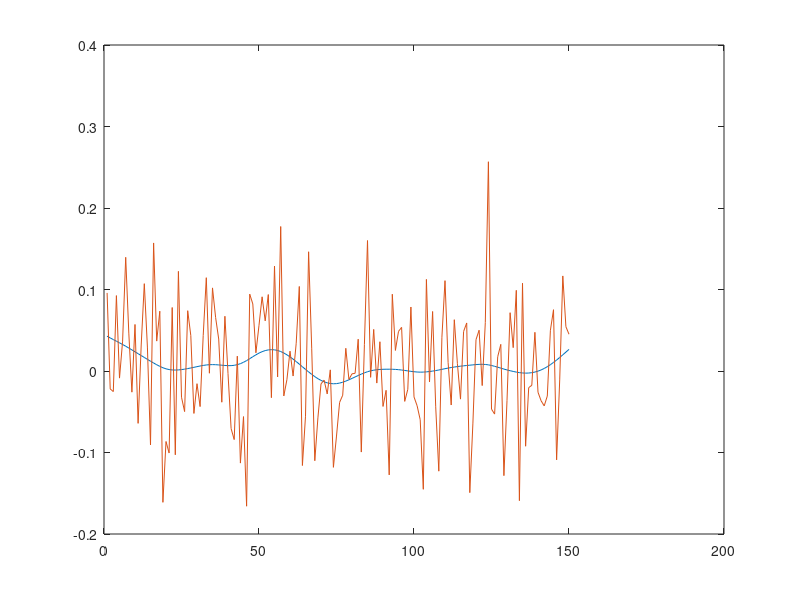
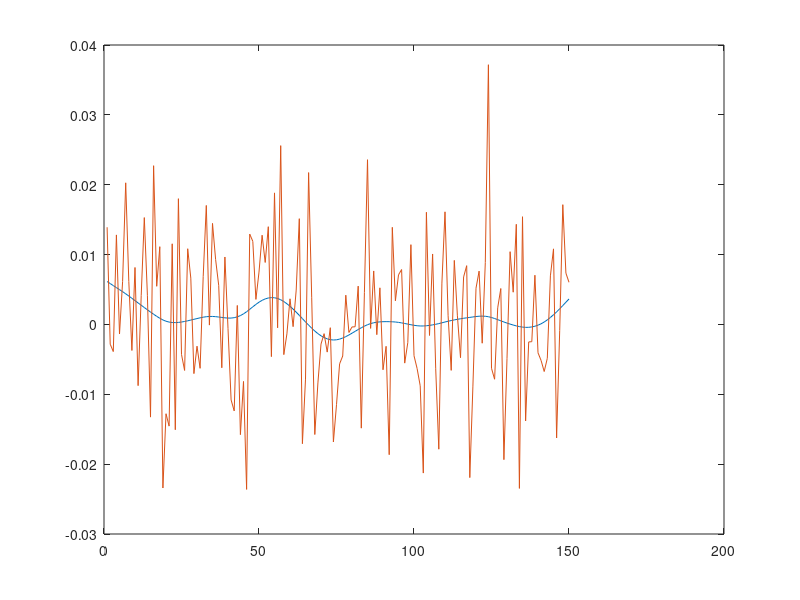
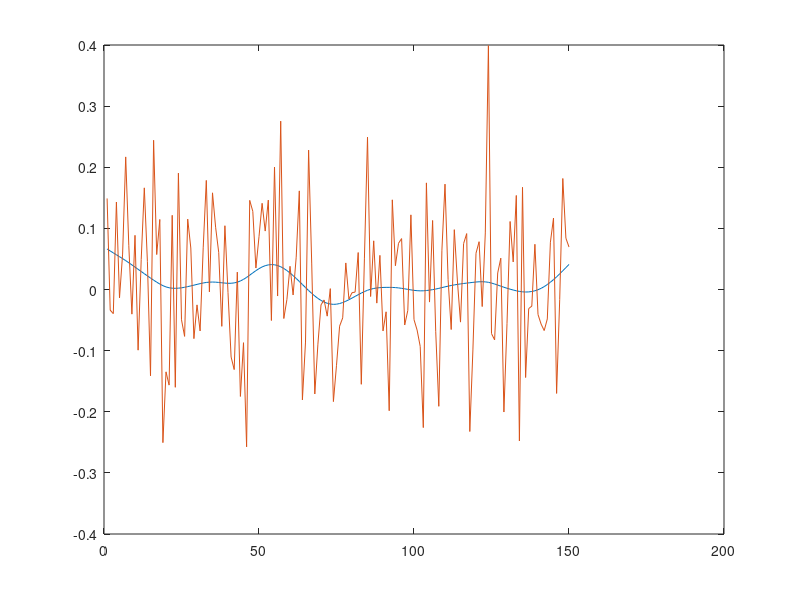
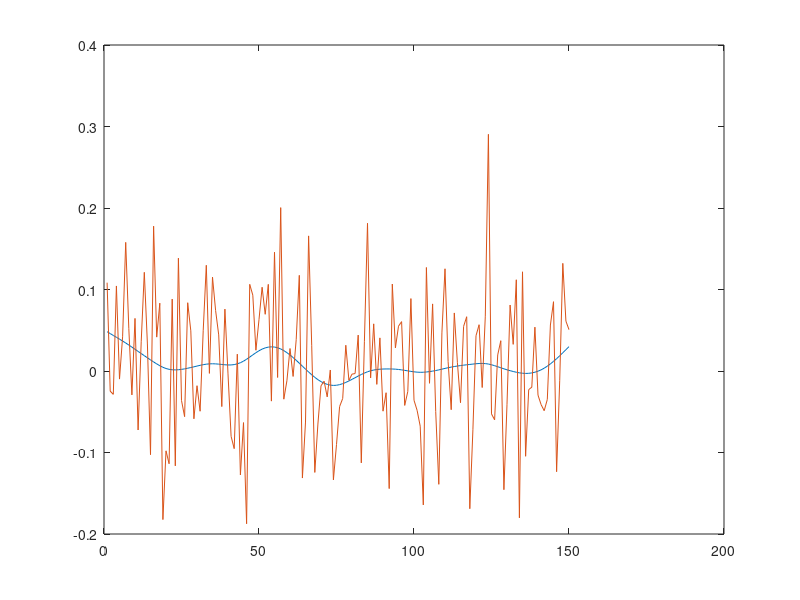

Source code (MATLAB) for these figures, in order:
clear all
%values and parameters%
N = 150;
T = 1000;
ro = 0.9;
g1 = 0.69; g2 = 0.23 ; g3 = 0.81 ; g4 = 0.007 ; g5 = 0.31 ; g6 = 0.37;
css = 0.43; lss = 0.39; yss = 0.59;
%random error term creation%
err = randn(T,N);
%define productivity%
pro = zeros(T,N);
for i=2:T;
pro(i,:) = pro(i-1,:)*ro+err(i,:);
end
%define Khat policy rule%
kh1 = zeros(T,N);
for i=2:T;
kh1(i,:)= g3*kh1(i-1,:)+g4*pro(i-1,:);
end
%define policy rules%
     %ch for consumption%
ch = zeros(T,N);
ih = zeros(T,N);
lh = zeros(T,N);
yh = zeros(T,N);
wh = zeros(T,N);
for i=2:T;
ch(i,:)=g1*kh1(i-1,:)+g2*pro(i-1,:);
end
for i=2:T;
ih(i,:)=10*(kh1(i-1,:)*(g3-1+0.1)+g4*pro(i-1,:));
end
for i=2:T;
lh(i,:)=((1-lss)/lss)*(kh1(i-1,:)*(g5-0.5*g1)+(pro(i-1,:)*(g6-0.5*g2)));
end
for i=2:T;
yh(i,:)=0.3*kh1(i-1,:)+(0.7*(1-lss)/lss)*(kh1(i-1,:)*(g5-0.5*g1)+(pro(i-1,:)*(g6-0.5*g2)));
end
for i=2:T;
wh(i,:)=g5*kh1(i-1,:)+g6*pro(i-1,:);
end
%Mean and standard deviation of Monte Carlo simulations%
%for consumption; cb%
cb=mean(ch);
wb=mean(wh);
ib=mean(ih);
yb=mean(yh);
lb=mean(lh);
%HP filter consumption%
w=1600;
if size(cb,1)<size(cb,2)
   cb=cb';
end
tc=size(cb,1);
a=6*w+1;
b=-4*w;
c=w;
d=[c,b,a];
d=ones(tc,1)*d;
m=diag(d(:,3))+diag(d(1:tc-1,2),1)+diag(d(1:tc-1,2),-1);
m=m+diag(d(1:tc-2,1),2)+diag(d(1:tc-2,1),-2);
%
m(1,1)=1+w;       m(1,2)=-2*w;
m(2,1)=-2*w;      m(2,2)=5*w+1;
m(tc-1,tc-1)=5*w+1; m(tc-1,tc)=-2*w;
m(tc,tc-1)=-2*w;    m(tc,tc)=1+w;
%
sc=inv(m)*cb;
%create a matrix with both vectors to plot%
cbplot = [sc,cb];
plot(cbplot)
%HP filter investment%
w=1600;
if size(ib,1)<size(ib,2)
   ib=ib';
end
ti=size(ib,1);
a=6*w+1;
b=-4*w;
c=w;
d=[c,b,a];
d=ones(ti,1)*d;
m=diag(d(:,3))+diag(d(1:ti-1,2),1)+diag(d(1:ti-1,2),-1);
m=m+diag(d(1:ti-2,1),2)+diag(d(1:ti-2,1),-2);
%
m(1,1)=1+w;       m(1,2)=-2*w;
m(2,1)=-2*w;      m(2,2)=5*w+1;
m(ti-1,ti-1)=5*w+1; m(ti-1,ti)=-2*w;
m(ti,ti-1)=-2*w;    m(ti,ti)=1+w;
%
si=inv(m)*ib;
%create a matrix with both vectors to plot%
ibplot = [si,ib];
figure, plot(ibplot)
%HP filter labour%
w=1600;
if size(lb,1)<size(lb,2)
   lb=lb';
end
tl=size(lb,1);
a=6*w+1;
b=-4*w;
c=w;
d=[c,b,a];
d=ones(tl,1)*d;
m=diag(d(:,3))+diag(d(1:tl-1,2),1)+diag(d(1:tl-1,2),-1);
m=m+diag(d(1:tl-2,1),2)+diag(d(1:tl-2,1),-2);
%
m(1,1)=1+w;       m(1,2)=-2*w;
m(2,1)=-2*w;      m(2,2)=5*w+1;
m(tl-1,tl-1)=5*w+1; m(tl-1,tl)=-2*w;
m(tl,tl-1)=-2*w;    m(tl,tl)=1+w;
%
sl=inv(m)*lb;
%create a matrix with both vectors to plot%
lbplot = [sl,lb];
figure, plot(lbplot)
%HP filter general output%
w=1600;
if size(yb,1)<size(yb,2)
   yb=yb';
end
ty=size(yb,1);
a=6*w+1;
b=-4*w;
c=w;
d=[c,b,a];
d=ones(ty,1)*d;
m=diag(d(:,3))+diag(d(1:ty-1,2),1)+diag(d(1:ty-1,2),-1);
m=m+diag(d(1:ty-2,1),2)+diag(d(1:ty-2,1),-2);
%
m(1,1)=1+w;       m(1,2)=-2*w;
m(2,1)=-2*w;      m(2,2)=5*w+1;
m(ty-1,ty-1)=5*w+1; m(ty-1,ty)=-2*w;
m(ty,ty-1)=-2*w;    m(ty,ty)=1+w;
%
sy=inv(m)*yb;
%create a matrix with both vectors to plot%
ybplot = [sy,yb];
figure, plot(ybplot)
%HP filter wage%
w=1600;
if size(wb,1)<size(wb,2)
   wb=wb';
end
tw=size(wb,1);
a=6*w+1;
b=-4*w;
c=w;
d=[c,b,a];
d=ones(tw,1)*d;
m=diag(d(:,3))+diag(d(1:tw-1,2),1)+diag(d(1:tw-1,2),-1);
m=m+diag(d(1:tw-2,1),2)+diag(d(1:tw-2,1),-2);
%
m(1,1)=1+w;       m(1,2)=-2*w;
m(2,1)=-2*w;      m(2,2)=5*w+1;
m(tw-1,tw-1)=5*w+1; m(tw-1,tw)=-2*w;
m(tw,tw-1)=-2*w;    m(tw,tw)=1+w;
%
sw=inv(m)*wb;
%create a matrix with both vectors to plot%
wbplot = [sw,wb];
figure, plot(wbplot)
%Computing standard deviations%
stdy = std(yh);
stdc = std(ch);
stdi = std(ih);
stdl = std(lh);
stdw = std(wh);
stdry = stdy/stdy
stdrc = stdc/stdy
stdri = stdi/stdy
stdrl = stdl/stdy
stdrw = stdw/stdy
corr = corrcoef(sy,sc)
corr2 = corrcoef(sy,si)
corr3 = corrcoef(sy,sl)
corr4 = corrcoef(sy,sw)